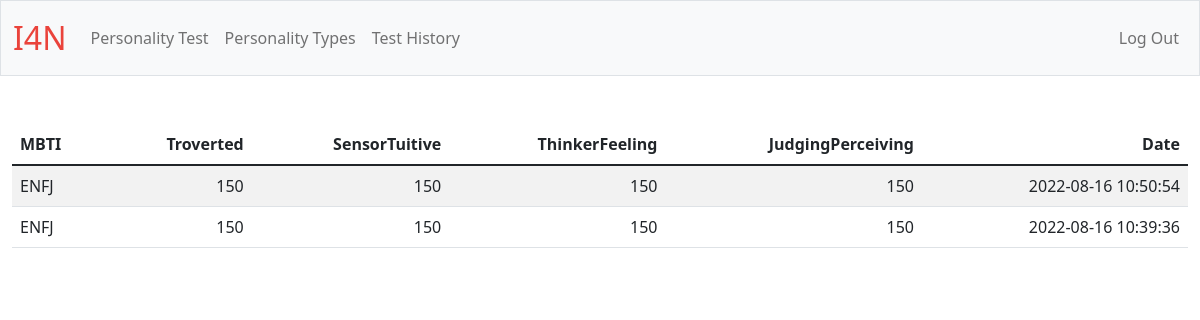
/history (signed in), run on the app's committed database.
### tables this page shows
CREATE TABLE 'history' ('id' INTEGER PRIMARY KEY AUTOINCREMENT NOT NULL, 'user_id' INTEGER, 'MBTI' TEXT, 'Troverted' INTEGER, 'SensorTuitive' INTEGER, 'ThinkerFeeling' INTEGER, 'JudgingPerceiving' INTEGER, 'date' DATETIME);

### app.py (the view)
@app.route("/history")
@login_required
def history():
    user_id = session["user_id"]
    historyDB = db.execute(
        "SELECT MBTI, Troverted, SensorTuitive, ThinkerFeeling, JudgingPerceiving, date FROM history WHERE user_id = ? ORDER BY date DESC", user_id)
    history_info = []
    for row in historyDB:
        history_info.append({
            "MBTI": row["MBTI"],
            "Troverted": row["Troverted"],
            "SensorTuitive": row["SensorTuitive"],
            "ThinkerFeeling": row["ThinkerFeeling"],
            "JudgingPerceiving": row["JudgingPerceiving"],
            "date": row["date"],
        })
    return render_template("history.html", history_info=history_info)

### app.py (called while the page is built)
@app.after_request
def after_request(response):
    response.headers["Cache-Control"] = "no-cache, no-store, must-revalidate"
    response.headers["Expires"] = 0
    response.headers["Pragma"] = "no-cache"
    return response

### helpers.py (called while the page is built)
def login_required(f):
    @wraps(f)
    def decorated_function(*args, **kwargs):
        if session.get("user_id") is None:
            return redirect("/login")
        return f(*args, **kwargs)
    return decorated_function

### templates/history.html (shortened to what this page needs)
{% extends "layout.html" %}
{% block main %}
<table class="table table-striped">
    <thead>
        <tr>
            <th class="text-start">MBTI</th>
            <th class="text-end">Troverted</th>
            <th class="text-end">SensorTuitive</th>
            <th class="text-end">ThinkerFeeling</th>
            <th class="text-end">JudgingPerceiving</th>
            <th class="text-end">Date</th>
        </tr>
    </thead>
   <tbody>
    {% for row in history_info %}
            <tr>
                <td class="text-start">{{ row["MBTI"] }}</td>
                <td class="text-end">{{ row["Troverted"] }}</td>
                <td class="text-end">{{ row["SensorTuitive"] }}</td>
                <td class="text-end">{{ row["ThinkerFeeling"] }}</td>
                <td class="text-end">{{ row["JudgingPerceiving"] }}</td>
                <td class="text-end">{{ row["date"] }} </td>
            </tr>
    {% endfor %}
    </tbody>
</table>
{% endblock %}

### data on the page
history: MBTI "ENFJ", Troverted "150", SensorTuitive "150", ThinkerFeeling "150", JudgingPerceiving "150", date "2022-08-16 10:50:54"
history: MBTI "ENFJ", Troverted "150", SensorTuitive "150", ThinkerFeeling "150", JudgingPerceiving "150", date "2022-08-16 10:39:36"
